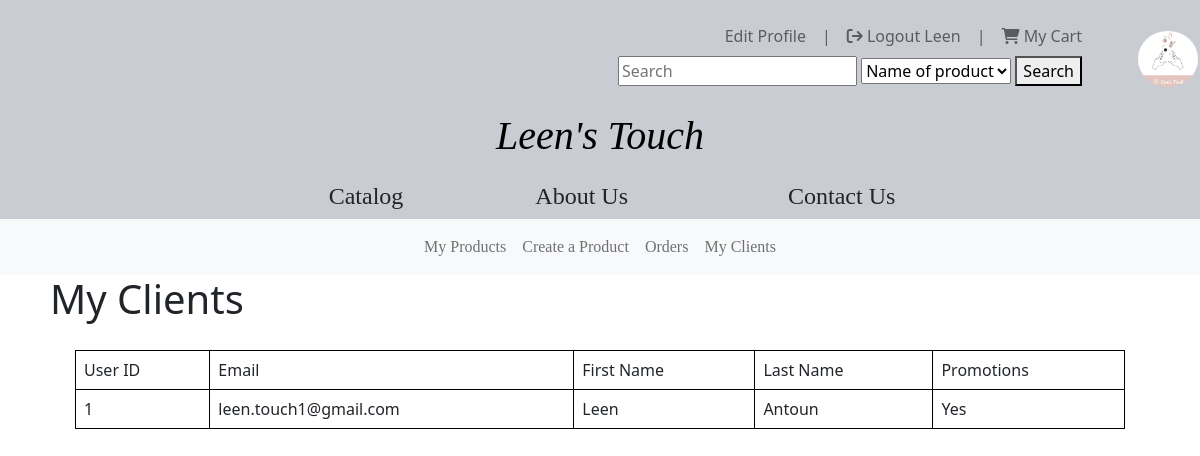
The app's page /User/getUsers (signed in), older data.
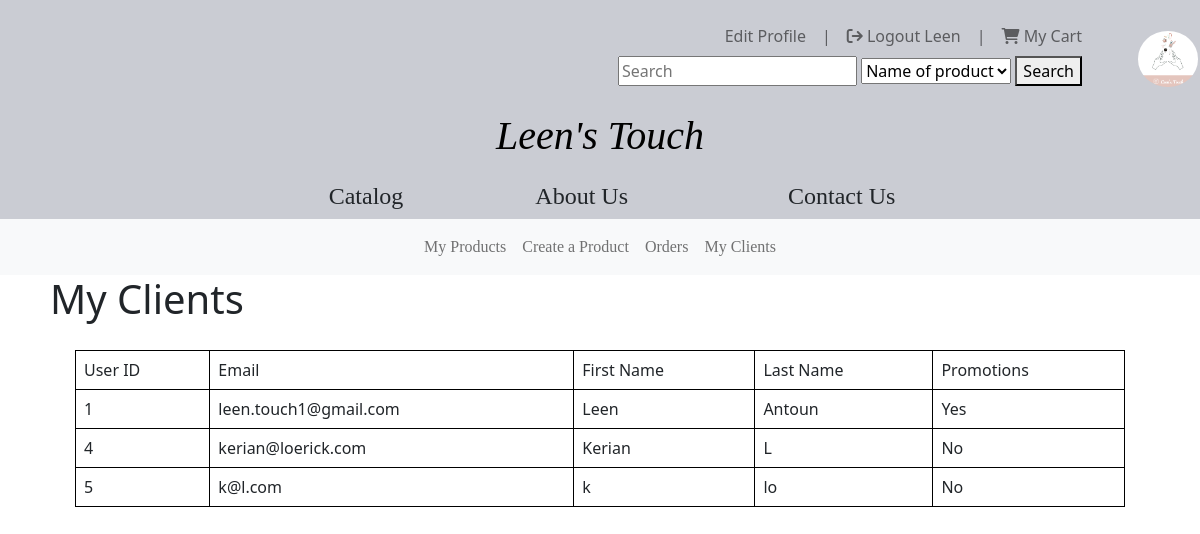
The same page, newer data.
### tables this page shows
CREATE TABLE `user` (
  `user_id` int(4) NOT NULL,
  `email` varchar(100) NOT NULL,
  `password` varchar(200) NOT NULL,
  `fname` varchar(30) NOT NULL,
  `lname` varchar(50) NOT NULL,
  `address_id` int(5) DEFAULT NULL,
  `promotions` tinyint(1) NOT NULL
);

### app/controllers/User.php (called while the page is built, shortened)
<?php
    class User extends Controller{
        public function __construct(){
            $this->userModel = $this->model('userModel');
        }
        public function getUsers(){
            $users = $this->userModel->getUsers();
            $data = [
                "users" => $users
            ];
            $this->view('User/getUsers',$data);
        }
    }
?>

### app/core/app.php (called while the page is built, shortened)
<?php
    class App{
        protected $currentMethod = 'index';
        public function __construct()
        {
            $url = $this->parseURL();
            if(file_exists('../app/controllers/'.$url[0].'.php')){
                unset($url[0]);
            }
            $this->currentController = new $this->currentController;
            if(isset($url[1])){
                if(method_exists($this->currentController, $url[1])){
                    $this->currentMethod = $url[1];
                    unset($url[1]);
                }
            }
            $this->params = $url ? array_values($url) : [];
            call_user_func_array([$this->currentController, $this->currentMethod], $this->params);
        }
        public function parseURL(){
            if(isset($_GET['url'])){
                $url = rtrim($_GET['url'], '/');
                $url = filter_var($url, FILTER_SANITIZE_URL);
                $url = explode('/',$url);
                return $url;
            }
        }
    }

### public/index.php (called while the page is built, shortened)
<?php
    $init = new App;
?>

### app/core/Model.php (called while the page is built, shortened)
<?php
class Model
{
    private $host = DB_HOST;
    private $user = DB_USER;
    private $pass = DB_PASS;
    private $dbname = DB_NAME;
    private $dbh;
    private $stmt;
    public function __construct()
    {
        $dsn = 'mysql:host=' . $this->host . ';dbname=' . $this->dbname;
        $options = array(
            PDO::ATTR_PERSISTENT => true,
            PDO::ATTR_ERRMODE => PDO::ERRMODE_EXCEPTION
        );
        try {
            $this->dbh = new PDO($dsn, $this->user, $this->pass, $options);
        } catch (PDOException $e) {
            $this->error = $e->getMessage();
            echo $this->error;
        }
    }
    public function query($sql)
    {
        $this->stmt = $this->dbh->prepare($sql);
    }
    public function execute()
    {
        return $this->stmt->execute();
    }
    public function getResultSet(){
        $this->execute();
        return $this->stmt->fetchAll(PDO::FETCH_OBJ);
    }
}

### app/models/userModel.php (called while the page is built, shortened)
<?php
    class userModel{
        public function __construct(){
            $this->db = new Model;
        }
        public function getUsers(){
            $this->db->query("SELECT * FROM user");
            return $this->db->getResultSet();
        }
    }
?>

### app/views/User/getUsers.php (the view, shortened to what this page needs)
<?php require APPROOT . '/views/includes/header.php';
?>
<nav class="navbar navbar-expand-lg navbar-light bg-light">
  <div class="collapse navbar-collapse" id="mynavbar">
    <ul style="margin: auto; text-align: center; font-family:'Constantia-Regular';" class="navbar-nav ">
      <li class="nav-item">
        <a class="nav-link" href="/LeensTouch/AdminProducts/getProducts">My Products</a>
      </li>
      <li class="nav-item">
        <a class="nav-link" href="/LeensTouch/AdminProducts/createProduct">Create a Product</a>
      </li>
      <li class="nav-item">
        <a class="nav-link" href="/LeensTouch/Orders/getOrders">Orders</a>
      </li>
      <li class="nav-item">
        <a class="nav-link" href="/LeensTouch/User/getUsers">My Clients</a>
      </li>
    </ul>
  </div>
</nav>
<!-- <?php
    var_dump($data);
    ?> -->
<div class="title" style="margin-left: 50px; float: left;">
  <h1>My Clients</h1>
</div>
<div class="details" style="margin: 75px;">
  <table  class="table table-bordered" style="border: 1px solid black;">
    <tr>
      <td>User ID</td>
      <td>Email</td>
      <td>First Name</td>
      <td>Last Name</td>
      <td>Promotions</td>
    </tr>
    <?php
      foreach($data["users"] as $users){
        echo"<tr>";
        echo"<td>$users->user_id</td>";
        echo"<td>$users->email</td>";
        echo"<td>$users->fname</td>";
        echo"<td>$users->lname</td>";
        echo"<td>";
          if($users->promotions == '1'){
            echo 'Yes';
          } else {
            echo 'No';
        echo"
          </form>
          </td>";
        echo"</tr>";
      }
    }
    ?>
  </table>
</div>
<?php require APPROOT . '/views/includes/footer.php'; ?>

Row changes from the older to the newer data that the page shows:
added user: user_id "4", email "kerian@loerick.com", fname "Kerian", lname "L", promotions "No"
added user: user_id "5", email "k@l.com", fname "k", lname "lo", promotions "No"
